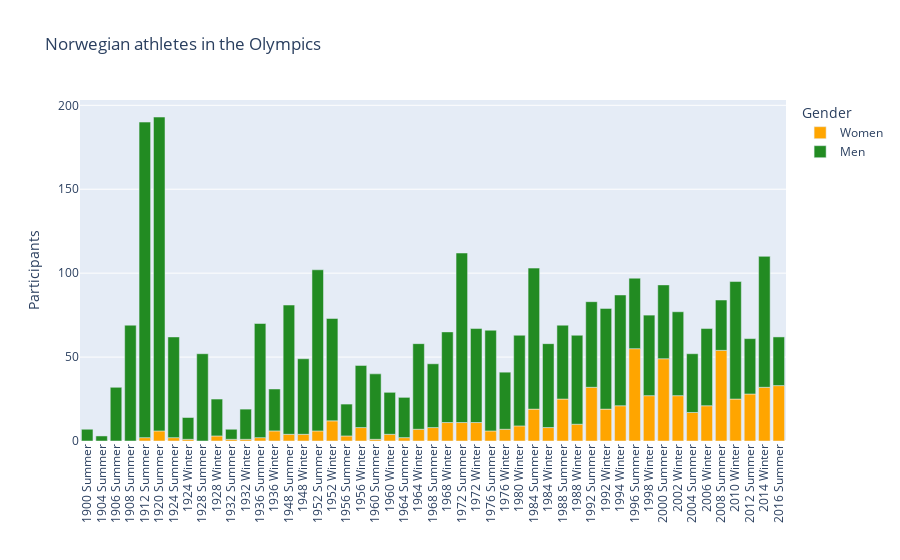

The code cell stored with this chart in its notebook:
### Code cell
def norwegian_participants_gender(df=nor_athletes, col="Games"):
    fig = px.bar(df, x=col, y=["Women", "Men"], 
                color_discrete_sequence=["orange", "forestgreen"], 
                title="Norwegian athletes in the Olympics", 
                labels={"value": "Participants", "variable": "Gender", "Games": ""})
    fig.update_xaxes(tickangle=-90)

    fig.show()
    # return fig


norwegian_participants_gender()

### Figure 1 — Plotly figure (JSON) as saved in the notebook; plotly's stock layout.template omitted (floating-point values rounded to 4 significant figures)
{"data": [{"alignmentgroup": "True", "hovertemplate": "Gender=Women<br>=%{x}<br>Participants=%{y}<extra></extra>", "legendgroup": "Women", "marker": {"color": "orange", "pattern": {"shape": ""}}, "name": "Women", "offsetgroup": "Women", "orientation": "v", "showlegend": true, "textposition": "auto", "type": "bar", "x": ["1900 Summer", "1904 Summer", "1906 Summer", "1908 Summer", "1912 Summer", "1920 Summer", "1924 Summer", "1924 Winter", "1928 Summer", "1928 Winter", "1932 Summer", "1932 Winter", "1936 Summer", "1936 Winter", "1948 Summer", "1948 Winter", "1952 Summer", "1952 Winter", "1956 Summer", "1956 Winter", "1960 Summer", "1960 Winter", "1964 Summer", "1964 Winter", "1968 Summer", "1968 Winter", "1972 Summer", "1972 Winter", "1976 Summer", "1976 Winter", "1980 Winter", "1984 Summer", "1984 Winter", "1988 Summer", "1988 Winter", "1992 Summer", "1992 Winter", "1994 Winter", "1996 Summer", "1998 Winter", "2000 Summer", "2002 Winter", "2004 Summer", "2006 Winter", "2008 Summer", "2010 Winter", "2012 Summer", "2014 Winter", "2016 Summer"], "xaxis": "x", "y": [0, 0, 0, 0, 2, 6, 2, 1, 0, 3, 1, 1, 2, 6, 4, 4, 6, 12, 3, 8, 1, 4, 2, 7, 8, 11, 11, 11, 6, 7, 9, 19, 8, 25, 10, 32, 19, 21, 55, 27, 49, 27, 17, 21, 54, 25, 28, 32, 33], "yaxis": "y"}, {"alignmentgroup": "True", "hovertemplate": "Gender=Men<br>=%{x}<br>Participants=%{y}<extra></extra>", "legendgroup": "Men", "marker": {"color": "forestgreen", "pattern": {"shape": ""}}, "name": "Men", "offsetgroup": "Men", "orientation": "v", "showlegend": true, "textposition": "auto", "type": "bar", "x": ["1900 Summer", "1904 Summer", "1906 Summer", "1908 Summer", "1912 Summer", "1920 Summer", "1924 Summer", "1924 Winter", "1928 Summer", "1928 Winter", "1932 Summer", "1932 Winter", "1936 Summer", "1936 Winter", "1948 Summer", "1948 Winter", "1952 Summer", "1952 Winter", "1956 Summer", "1956 Winter", "1960 Summer", "1960 Winter", "1964 Summer", "1964 Winter", "1968 Summer", "1968 Winter", "1972 Summer", "1972 Winter", "1976 Summer", "1976 Winter", "1980 Winter", "1984 Summer", "1984 Winter", "1988 Summer", "1988 Winter", "1992 Summer", "1992 Winter", "1994 Winter", "1996 Summer", "1998 Winter", "2000 Summer", "2002 Winter", "2004 Summer", "2006 Winter", "2008 Summer", "2010 Winter", "2012 Summer", "2014 Winter", "2016 Summer"], "xaxis": "x", "y": [7, 3, 32, 69, 188, 187, 60, 13, 52, 22, 6, 18, 68, 25, 77, 45, 96, 61, 19, 37, 39, 25, 24, 51, 38, 54, 101, 56, 60, 34, 54, 84, 50, 44, 53, 51, 60, 66, 42, 48, 44, 50, 35, 46, 30, 70, 33, 78, 29], "yaxis": "y"}], "layout": {"barmode": "relative", "legend": {"title": {"text": "Gender"}, "tracegroupgap": 0}, "title": {"text": "Norwegian athletes in the Olympics"}, "xaxis": {"anchor": "y", "domain": [0, 1], "tickangle": -90, "title": {"text": ""}}, "yaxis": {"anchor": "x", "domain": [0, 1], "title": {"text": "Participants"}}}}
